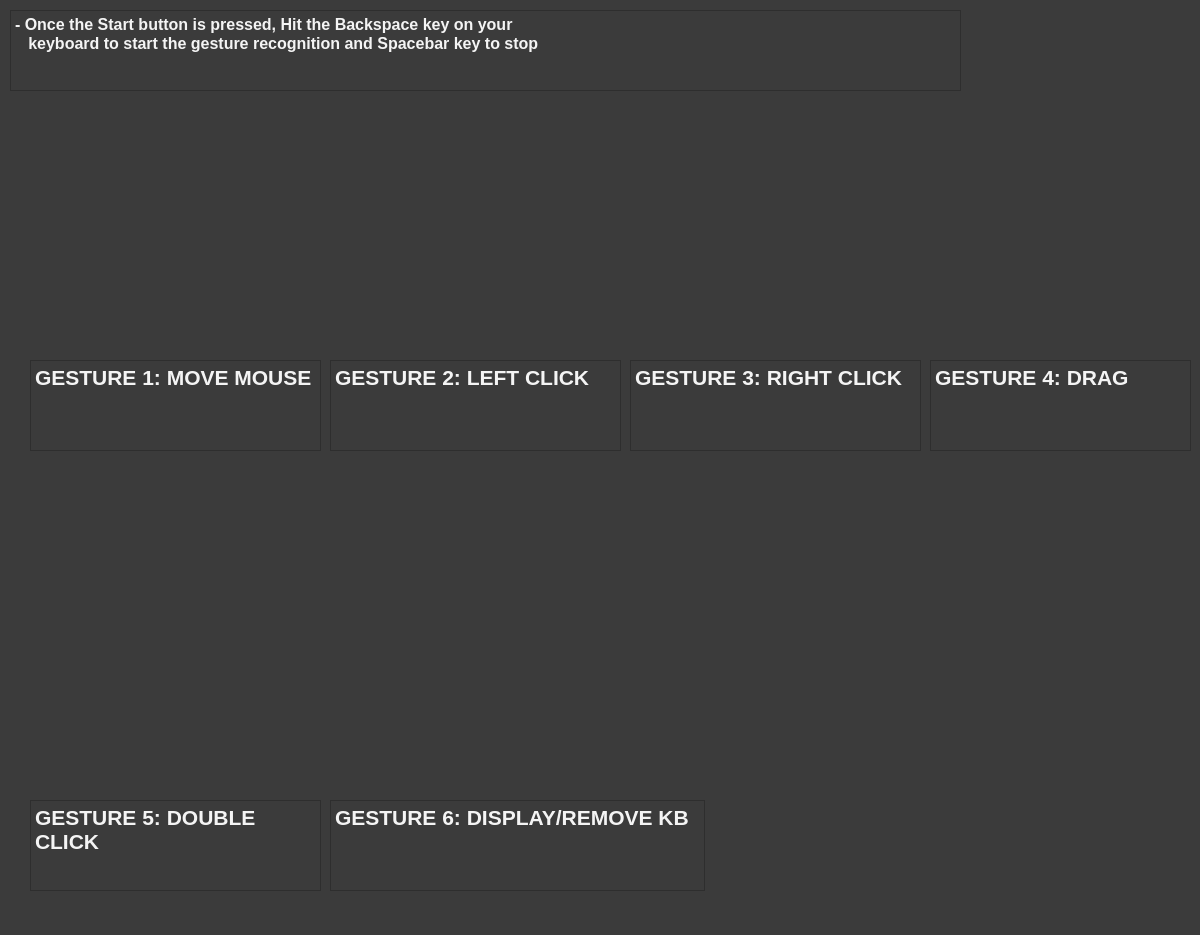
<?xml version="1.0" encoding="UTF-8"?>
<ui version="4.0">
 <class>Options</class>
 <widget class="QWidget" name="Options">
  <property name="geometry">
   <rect>
    <x>0</x>
    <y>0</y>
    <width>1200</width>
    <height>935</height>
   </rect>
  </property>
  <property name="windowTitle">
   <string>All Hands - Controls</string>
  </property>
  <property name="styleSheet">
   <string notr="true">background-color: rgb(59, 59, 59);
</string>
  </property>
  <widget class="QLabel" name="mouseImg">
   <property name="geometry">
    <rect>
     <x>110</x>
     <y>150</y>
     <width>131</width>
     <height>161</height>
    </rect>
   </property>
   <property name="text">
    <string/>
   </property>
   <property name="pixmap">
    <pixmap>../Resources/move-mouse.png</pixmap>
   </property>
  </widget>
  <widget class="QLabel" name="left_clickImg">
   <property name="geometry">
    <rect>
     <x>370</x>
     <y>150</y>
     <width>191</width>
     <height>161</height>
    </rect>
   </property>
   <property name="text">
    <string/>
   </property>
   <property name="pixmap">
    <pixmap>../Resources/left-click.png</pixmap>
   </property>
  </widget>
  <widget class="QLabel" name="right_clickImg">
   <property name="geometry">
    <rect>
     <x>660</x>
     <y>100</y>
     <width>191</width>
     <height>241</height>
    </rect>
   </property>
   <property name="text">
    <string/>
   </property>
   <property name="pixmap">
    <pixmap>../Resources/right-click.png</pixmap>
   </property>
  </widget>
  <widget class="QLabel" name="dragImg">
   <property name="geometry">
    <rect>
     <x>980</x>
     <y>30</y>
     <width>161</width>
     <height>321</height>
    </rect>
   </property>
   <property name="text">
    <string/>
   </property>
   <property name="pixmap">
    <pixmap>../Resources/drag.png</pixmap>
   </property>
  </widget>
  <widget class="QLabel" name="dd_clickImg">
   <property name="geometry">
    <rect>
     <x>80</x>
     <y>450</y>
     <width>201</width>
     <height>331</height>
    </rect>
   </property>
   <property name="text">
    <string/>
   </property>
   <property name="pixmap">
    <pixmap>../Resources/double-click.png</pixmap>
   </property>
  </widget>
  <widget class="QLabel" name="drkb_Img">
   <property name="geometry">
    <rect>
     <x>380</x>
     <y>450</y>
     <width>201</width>
     <height>321</height>
    </rect>
   </property>
   <property name="text">
    <string/>
   </property>
   <property name="pixmap">
    <pixmap>../Resources/keyboard.PNG</pixmap>
   </property>
  </widget>
  <widget class="QTextBrowser" name="mouseText">
   <property name="geometry">
    <rect>
     <x>30</x>
     <y>360</y>
     <width>291</width>
     <height>91</height>
    </rect>
   </property>
   <property name="frameShape">
    <enum>QFrame::StyledPanel</enum>
   </property>
   <property name="lineWidth">
    <number>15</number>
   </property>
   <property name="html">
    <string>&lt;!DOCTYPE HTML PUBLIC &quot;-//W3C//DTD HTML 4.0//EN&quot; &quot;http://www.w3.org/TR/REC-html40/strict.dtd&quot;&gt;
&lt;html&gt;&lt;head&gt;&lt;meta name=&quot;qrichtext&quot; content=&quot;1&quot; /&gt;&lt;style type=&quot;text/css&quot;&gt;
p, li { white-space: pre-wrap; }
&lt;/style&gt;&lt;/head&gt;&lt;body style=&quot; font-family:'MS Shell Dlg 2'; font-size:8pt; font-weight:400; font-style:normal;&quot;&gt;
&lt;p style=&quot; margin-top:0px; margin-bottom:0px; margin-left:0px; margin-right:0px; -qt-block-indent:0; text-indent:0px;&quot;&gt;&lt;span style=&quot; font-size:16pt; font-weight:600; color:#f4f4f4;&quot;&gt;GESTURE 1: MOVE MOUSE &lt;/span&gt;&lt;/p&gt;&lt;/body&gt;&lt;/html&gt;</string>
   </property>
  </widget>
  <widget class="QTextBrowser" name="leftclickText">
   <property name="geometry">
    <rect>
     <x>330</x>
     <y>360</y>
     <width>291</width>
     <height>91</height>
    </rect>
   </property>
   <property name="frameShape">
    <enum>QFrame::StyledPanel</enum>
   </property>
   <property name="lineWidth">
    <number>15</number>
   </property>
   <property name="html">
    <string>&lt;!DOCTYPE HTML PUBLIC &quot;-//W3C//DTD HTML 4.0//EN&quot; &quot;http://www.w3.org/TR/REC-html40/strict.dtd&quot;&gt;
&lt;html&gt;&lt;head&gt;&lt;meta name=&quot;qrichtext&quot; content=&quot;1&quot; /&gt;&lt;style type=&quot;text/css&quot;&gt;
p, li { white-space: pre-wrap; }
&lt;/style&gt;&lt;/head&gt;&lt;body style=&quot; font-family:'MS Shell Dlg 2'; font-size:8pt; font-weight:400; font-style:normal;&quot;&gt;
&lt;p style=&quot; margin-top:0px; margin-bottom:0px; margin-left:0px; margin-right:0px; -qt-block-indent:0; text-indent:0px;&quot;&gt;&lt;span style=&quot; font-size:16pt; font-weight:600; color:#f4f4f4;&quot;&gt;GESTURE 2: LEFT CLICK&lt;/span&gt;&lt;/p&gt;
&lt;p style=&quot;-qt-paragraph-type:empty; margin-top:0px; margin-bottom:0px; margin-left:0px; margin-right:0px; -qt-block-indent:0; text-indent:0px; font-size:16pt; font-weight:600; color:#f4f4f4;&quot;&gt;&lt;br /&gt;&lt;/p&gt;&lt;/body&gt;&lt;/html&gt;</string>
   </property>
  </widget>
  <widget class="QTextBrowser" name="rightclickText">
   <property name="geometry">
    <rect>
     <x>630</x>
     <y>360</y>
     <width>291</width>
     <height>91</height>
    </rect>
   </property>
   <property name="frameShape">
    <enum>QFrame::StyledPanel</enum>
   </property>
   <property name="lineWidth">
    <number>15</number>
   </property>
   <property name="html">
    <string>&lt;!DOCTYPE HTML PUBLIC &quot;-//W3C//DTD HTML 4.0//EN&quot; &quot;http://www.w3.org/TR/REC-html40/strict.dtd&quot;&gt;
&lt;html&gt;&lt;head&gt;&lt;meta name=&quot;qrichtext&quot; content=&quot;1&quot; /&gt;&lt;style type=&quot;text/css&quot;&gt;
p, li { white-space: pre-wrap; }
&lt;/style&gt;&lt;/head&gt;&lt;body style=&quot; font-family:'MS Shell Dlg 2'; font-size:8pt; font-weight:400; font-style:normal;&quot;&gt;
&lt;p style=&quot; margin-top:0px; margin-bottom:0px; margin-left:0px; margin-right:0px; -qt-block-indent:0; text-indent:0px;&quot;&gt;&lt;span style=&quot; font-size:16pt; font-weight:600; color:#f4f4f4;&quot;&gt;GESTURE 3: RIGHT CLICK&lt;/span&gt;&lt;/p&gt;
&lt;p style=&quot;-qt-paragraph-type:empty; margin-top:0px; margin-bottom:0px; margin-left:0px; margin-right:0px; -qt-block-indent:0; text-indent:0px; font-size:16pt; font-weight:600; color:#f4f4f4;&quot;&gt;&lt;br /&gt;&lt;/p&gt;&lt;/body&gt;&lt;/html&gt;</string>
   </property>
  </widget>
  <widget class="QTextBrowser" name="dragText">
   <property name="geometry">
    <rect>
     <x>930</x>
     <y>360</y>
     <width>261</width>
     <height>91</height>
    </rect>
   </property>
   <property name="frameShape">
    <enum>QFrame::StyledPanel</enum>
   </property>
   <property name="lineWidth">
    <number>15</number>
   </property>
   <property name="html">
    <string>&lt;!DOCTYPE HTML PUBLIC &quot;-//W3C//DTD HTML 4.0//EN&quot; &quot;http://www.w3.org/TR/REC-html40/strict.dtd&quot;&gt;
&lt;html&gt;&lt;head&gt;&lt;meta name=&quot;qrichtext&quot; content=&quot;1&quot; /&gt;&lt;style type=&quot;text/css&quot;&gt;
p, li { white-space: pre-wrap; }
&lt;/style&gt;&lt;/head&gt;&lt;body style=&quot; font-family:'MS Shell Dlg 2'; font-size:8pt; font-weight:400; font-style:normal;&quot;&gt;
&lt;p style=&quot; margin-top:0px; margin-bottom:0px; margin-left:0px; margin-right:0px; -qt-block-indent:0; text-indent:0px;&quot;&gt;&lt;span style=&quot; font-size:16pt; font-weight:600; color:#f4f4f4;&quot;&gt;GESTURE 4: DRAG&lt;/span&gt;&lt;/p&gt;&lt;/body&gt;&lt;/html&gt;</string>
   </property>
  </widget>
  <widget class="QTextBrowser" name="doubleclickText">
   <property name="geometry">
    <rect>
     <x>30</x>
     <y>800</y>
     <width>291</width>
     <height>91</height>
    </rect>
   </property>
   <property name="frameShape">
    <enum>QFrame::StyledPanel</enum>
   </property>
   <property name="lineWidth">
    <number>15</number>
   </property>
   <property name="html">
    <string>&lt;!DOCTYPE HTML PUBLIC &quot;-//W3C//DTD HTML 4.0//EN&quot; &quot;http://www.w3.org/TR/REC-html40/strict.dtd&quot;&gt;
&lt;html&gt;&lt;head&gt;&lt;meta name=&quot;qrichtext&quot; content=&quot;1&quot; /&gt;&lt;style type=&quot;text/css&quot;&gt;
p, li { white-space: pre-wrap; }
&lt;/style&gt;&lt;/head&gt;&lt;body style=&quot; font-family:'MS Shell Dlg 2'; font-size:8pt; font-weight:400; font-style:normal;&quot;&gt;
&lt;p style=&quot; margin-top:0px; margin-bottom:0px; margin-left:0px; margin-right:0px; -qt-block-indent:0; text-indent:0px;&quot;&gt;&lt;span style=&quot; font-size:16pt; font-weight:600; color:#f4f4f4;&quot;&gt;GESTURE 5: DOUBLE CLICK&lt;/span&gt;&lt;/p&gt;&lt;/body&gt;&lt;/html&gt;</string>
   </property>
  </widget>
  <widget class="QTextBrowser" name="drkbText">
   <property name="geometry">
    <rect>
     <x>330</x>
     <y>800</y>
     <width>375</width>
     <height>91</height>
    </rect>
   </property>
   <property name="frameShape">
    <enum>QFrame::StyledPanel</enum>
   </property>
   <property name="lineWidth">
    <number>15</number>
   </property>
   <property name="html">
    <string>&lt;!DOCTYPE HTML PUBLIC &quot;-//W3C//DTD HTML 4.0//EN&quot; &quot;http://www.w3.org/TR/REC-html40/strict.dtd&quot;&gt;
&lt;html&gt;&lt;head&gt;&lt;meta name=&quot;qrichtext&quot; content=&quot;1&quot; /&gt;&lt;style type=&quot;text/css&quot;&gt;
p, li { white-space: pre-wrap; }
&lt;/style&gt;&lt;/head&gt;&lt;body style=&quot; font-family:'MS Shell Dlg 2'; font-size:8pt; font-weight:400; font-style:normal;&quot;&gt;
&lt;p style=&quot; margin-top:0px; margin-bottom:0px; margin-left:0px; margin-right:0px; -qt-block-indent:0; text-indent:0px;&quot;&gt;&lt;span style=&quot; font-size:16pt; font-weight:600; color:#f4f4f4;&quot;&gt;GESTURE 6: DISPLAY/REMOVE KB&lt;/span&gt;&lt;/p&gt;&lt;/body&gt;&lt;/html&gt;</string>
   </property>
  </widget>
  <widget class="QTextBrowser" name="infoText">
   <property name="geometry">
    <rect>
     <x>10</x>
     <y>10</y>
     <width>951</width>
     <height>81</height>
    </rect>
   </property>
   <property name="html">
    <string>&lt;!DOCTYPE HTML PUBLIC &quot;-//W3C//DTD HTML 4.0//EN&quot; &quot;http://www.w3.org/TR/REC-html40/strict.dtd&quot;&gt;
&lt;html&gt;&lt;head&gt;&lt;meta name=&quot;qrichtext&quot; content=&quot;1&quot; /&gt;&lt;style type=&quot;text/css&quot;&gt;
p, li { white-space: pre-wrap; }
&lt;/style&gt;&lt;/head&gt;&lt;body style=&quot; font-family:'MS Shell Dlg 2'; font-size:8pt; font-weight:400; font-style:normal;&quot;&gt;
&lt;p style=&quot; margin-top:0px; margin-bottom:0px; margin-left:0px; margin-right:0px; -qt-block-indent:0; text-indent:0px;&quot;&gt;&lt;span style=&quot; font-size:12pt; font-weight:600; color:#f4f4f4;&quot;&gt;- Once the Start button is pressed, Hit the Backspace key on your &lt;/span&gt;&lt;/p&gt;
&lt;p style=&quot; margin-top:0px; margin-bottom:0px; margin-left:0px; margin-right:0px; -qt-block-indent:0; text-indent:0px;&quot;&gt;&lt;span style=&quot; font-size:12pt; font-weight:600; color:#f4f4f4;&quot;&gt;   keyboard to start the gesture recognition and Spacebar key to stop&lt;/span&gt;&lt;/p&gt;&lt;/body&gt;&lt;/html&gt;</string>
   </property>
  </widget>
 </widget>
 <resources/>
 <connections/>
</ui>
